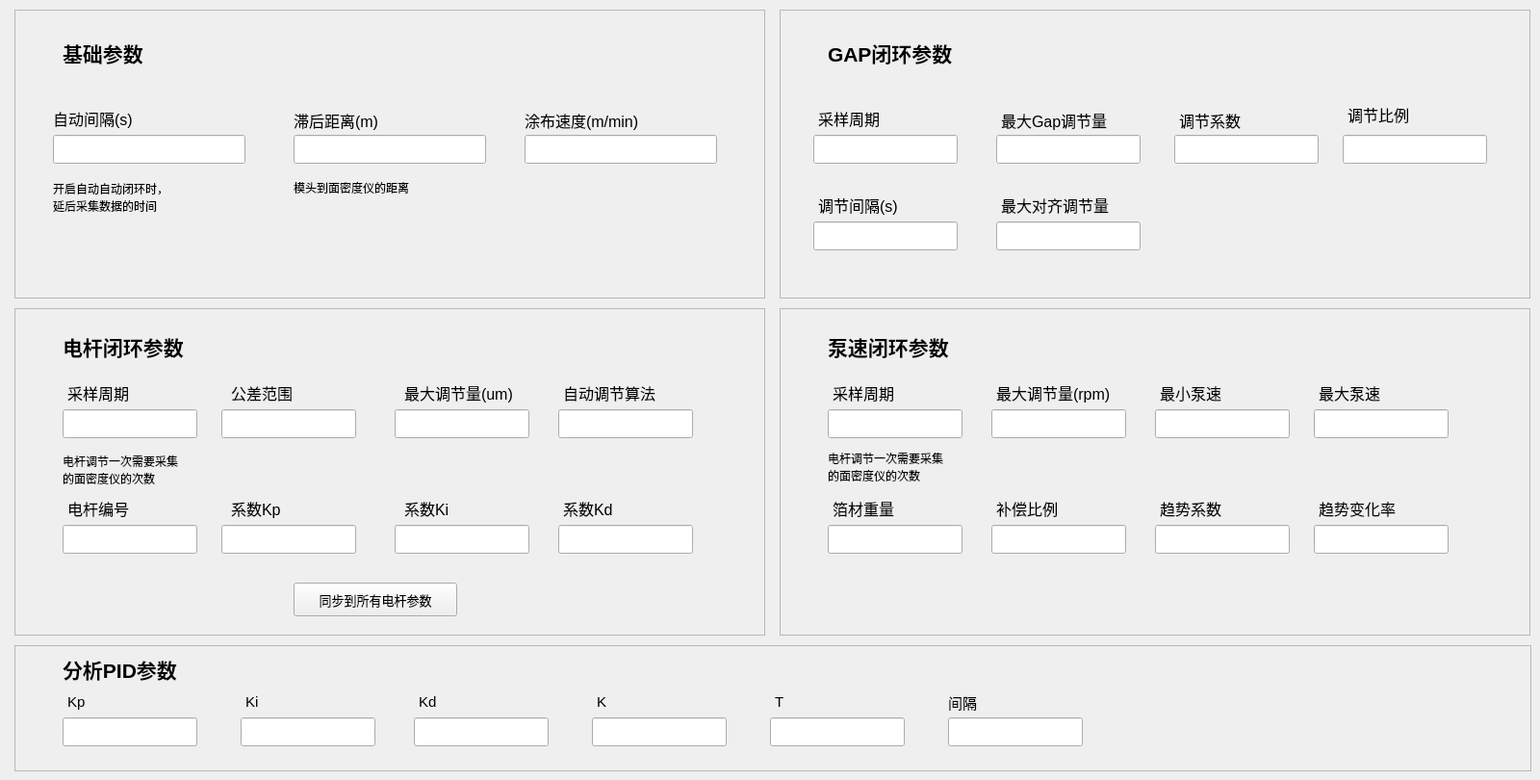
    <widget class="QWidget" name="page3">
     <widget class="QFrame" name="frame_9">
      <property name="geometry">
       <rect>
        <x>15</x>
        <y>10</y>
        <width>780</width>
        <height>300</height>
       </rect>
      </property>
      <property name="frameShape">
       <enum>QFrame::StyledPanel</enum>
      </property>
      <property name="frameShadow">
       <enum>QFrame::Raised</enum>
      </property>
      <widget class="QLabel" name="label_3">
       <property name="geometry">
        <rect>
         <x>50</x>
         <y>30</y>
         <width>120</width>
         <height>30</height>
        </rect>
       </property>
       <property name="font">
        <font>
         <family>Arial</family>
         <pointsize>16</pointsize>
         <bold>true</bold>
        </font>
       </property>
       <property name="text">
        <string>基础参数</string>
       </property>
      </widget>
      <widget class="QLabel" name="label_38">
       <property name="geometry">
        <rect>
         <x>40</x>
         <y>100</y>
         <width>150</width>
         <height>25</height>
        </rect>
       </property>
       <property name="font">
        <font>
         <pointsize>12</pointsize>
        </font>
       </property>
       <property name="text">
        <string>自动间隔(s)</string>
       </property>
      </widget>
      <widget class="QLabel" name="label_39">
       <property name="geometry">
        <rect>
         <x>290</x>
         <y>100</y>
         <width>150</width>
         <height>30</height>
        </rect>
       </property>
       <property name="font">
        <font>
         <pointsize>12</pointsize>
        </font>
       </property>
       <property name="text">
        <string>滞后距离(m)</string>
       </property>
      </widget>
      <widget class="QLabel" name="label_40">
       <property name="geometry">
        <rect>
         <x>530</x>
         <y>100</y>
         <width>150</width>
         <height>30</height>
        </rect>
       </property>
       <property name="font">
        <font>
         <pointsize>12</pointsize>
        </font>
       </property>
       <property name="text">
        <string>涂布速度(m/min)</string>
       </property>
      </widget>
      <widget class="QLineEdit" name="lineEdit_15">
       <property name="geometry">
        <rect>
         <x>40</x>
         <y>130</y>
         <width>200</width>
         <height>30</height>
        </rect>
       </property>
      </widget>
      <widget class="QLineEdit" name="lineEdit_16">
       <property name="geometry">
        <rect>
         <x>290</x>
         <y>130</y>
         <width>200</width>
         <height>30</height>
        </rect>
       </property>
      </widget>
      <widget class="QLineEdit" name="lineEdit_17">
       <property name="geometry">
        <rect>
         <x>530</x>
         <y>130</y>
         <width>200</width>
         <height>30</height>
        </rect>
       </property>
      </widget>
      <widget class="QLabel" name="label_41">
       <property name="geometry">
        <rect>
         <x>40</x>
         <y>170</y>
         <width>150</width>
         <height>50</height>
        </rect>
       </property>
       <property name="text">
        <string>开启自动自动闭环时，
延后采集数据的时间</string>
       </property>
      </widget>
      <widget class="QLabel" name="label_42">
       <property name="geometry">
        <rect>
         <x>290</x>
         <y>170</y>
         <width>150</width>
         <height>30</height>
        </rect>
       </property>
       <property name="text">
        <string>模头到面密度仪的距离</string>
       </property>
      </widget>
     </widget>
     <widget class="QFrame" name="frame_10">
      <property name="geometry">
       <rect>
        <x>810</x>
        <y>10</y>
        <width>780</width>
        <height>300</height>
       </rect>
      </property>
      <property name="frameShape">
       <enum>QFrame::StyledPanel</enum>
      </property>
      <property name="frameShadow">
       <enum>QFrame::Raised</enum>
      </property>
      <widget class="QLabel" name="label_43">
       <property name="geometry">
        <rect>
         <x>50</x>
         <y>30</y>
         <width>200</width>
         <height>30</height>
        </rect>
       </property>
       <property name="font">
        <font>
         <family>Arial</family>
         <pointsize>16</pointsize>
         <bold>true</bold>
        </font>
       </property>
       <property name="text">
        <string>GAP闭环参数</string>
       </property>
      </widget>
      <widget class="QLabel" name="label_44">
       <property name="geometry">
        <rect>
         <x>230</x>
         <y>100</y>
         <width>150</width>
         <height>30</height>
        </rect>
       </property>
       <property name="font">
        <font>
         <pointsize>12</pointsize>
        </font>
       </property>
       <property name="text">
        <string>最大Gap调节量</string>
       </property>
      </widget>
      <widget class="QLabel" name="label_45">
       <property name="geometry">
        <rect>
         <x>415</x>
         <y>100</y>
         <width>100</width>
         <height>30</height>
        </rect>
       </property>
       <property name="font">
        <font>
         <pointsize>12</pointsize>
        </font>
       </property>
       <property name="text">
        <string>调节系数</string>
       </property>
      </widget>
      <widget class="QLabel" name="label_46">
       <property name="geometry">
        <rect>
         <x>40</x>
         <y>100</y>
         <width>100</width>
         <height>25</height>
        </rect>
       </property>
       <property name="font">
        <font>
         <pointsize>12</pointsize>
        </font>
       </property>
       <property name="text">
        <string>采样周期</string>
       </property>
      </widget>
      <widget class="QLabel" name="label_47">
       <property name="geometry">
        <rect>
         <x>590</x>
         <y>100</y>
         <width>100</width>
         <height>18</height>
        </rect>
       </property>
       <property name="font">
        <font>
         <pointsize>12</pointsize>
        </font>
       </property>
       <property name="text">
        <string>调节比例</string>
       </property>
      </widget>
      <widget class="QLineEdit" name="lineEdit_21">
       <property name="geometry">
        <rect>
         <x>35</x>
         <y>130</y>
         <width>150</width>
         <height>30</height>
        </rect>
       </property>
      </widget>
      <widget class="QLineEdit" name="lineEdit_22">
       <property name="geometry">
        <rect>
         <x>225</x>
         <y>130</y>
         <width>150</width>
         <height>30</height>
        </rect>
       </property>
      </widget>
      <widget class="QLineEdit" name="lineEdit_23">
       <property name="geometry">
        <rect>
         <x>410</x>
         <y>130</y>
         <width>150</width>
         <height>30</height>
        </rect>
       </property>
      </widget>
      <widget class="QLineEdit" name="lineEdit_24">
       <property name="geometry">
        <rect>
         <x>585</x>
         <y>130</y>
         <width>150</width>
         <height>30</height>
        </rect>
       </property>
      </widget>
      <widget class="QLabel" name="label_48">
       <property name="geometry">
        <rect>
         <x>40</x>
         <y>190</y>
         <width>100</width>
         <height>25</height>
        </rect>
       </property>
       <property name="font">
        <font>
         <pointsize>12</pointsize>
        </font>
       </property>
       <property name="text">
        <string>调节间隔(s)</string>
       </property>
      </widget>
      <widget class="QLineEdit" name="lineEdit_25">
       <property name="geometry">
        <rect>
         <x>35</x>
         <y>220</y>
         <width>150</width>
         <height>30</height>
        </rect>
       </property>
      </widget>
      <widget class="QLabel" name="label_49">
       <property name="geometry">
        <rect>
         <x>230</x>
         <y>190</y>
         <width>120</width>
         <height>25</height>
        </rect>
       </property>
       <property name="font">
        <font>
         <pointsize>12</pointsize>
        </font>
       </property>
       <property name="text">
        <string>最大对齐调节量</string>
       </property>
      </widget>
      <widget class="QLineEdit" name="lineEdit_26">
       <property name="geometry">
        <rect>
         <x>225</x>
         <y>220</y>
         <width>150</width>
         <height>30</height>
        </rect>
       </property>
      </widget>
     </widget>
     <widget class="QFrame" name="frame_11">
      <property name="geometry">
       <rect>
        <x>15</x>
        <y>320</y>
        <width>780</width>
        <height>340</height>
       </rect>
      </property>
      <property name="frameShape">
       <enum>QFrame::StyledPanel</enum>
      </property>
      <property name="frameShadow">
       <enum>QFrame::Raised</enum>
      </property>
      <widget class="QLabel" name="label_50">
       <property name="geometry">
        <rect>
         <x>50</x>
         <y>25</y>
         <width>200</width>
         <height>30</height>
        </rect>
       </property>
       <property name="font">
        <font>
         <family>Arial</family>
         <pointsize>16</pointsize>
         <bold>true</bold>
        </font>
       </property>
       <property name="text">
        <string>电杆闭环参数</string>
       </property>
      </widget>
      <widget class="QLabel" name="label_53">
       <property name="geometry">
        <rect>
         <x>55</x>
         <y>75</y>
         <width>101</width>
         <height>25</height>
        </rect>
       </property>
       <property name="font">
        <font>
         <pointsize>12</pointsize>
        </font>
       </property>
       <property name="text">
        <string>采样周期</string>
       </property>
      </widget>
      <widget class="QLabel" name="label_54">
       <property name="geometry">
        <rect>
         <x>225</x>
         <y>75</y>
         <width>96</width>
         <height>25</height>
        </rect>
       </property>
       <property name="font">
        <font>
         <pointsize>12</pointsize>
        </font>
       </property>
       <property name="text">
        <string>公差范围</string>
       </property>
      </widget>
      <widget class="QLabel" name="label_55">
       <property name="geometry">
        <rect>
         <x>405</x>
         <y>75</y>
         <width>131</width>
         <height>25</height>
        </rect>
       </property>
       <property name="font">
        <font>
         <pointsize>12</pointsize>
        </font>
       </property>
       <property name="text">
        <string>最大调节量(um)</string>
       </property>
      </widget>
      <widget class="QLabel" name="label_56">
       <property name="geometry">
        <rect>
         <x>570</x>
         <y>75</y>
         <width>150</width>
         <height>25</height>
        </rect>
       </property>
       <property name="font">
        <font>
         <pointsize>12</pointsize>
        </font>
       </property>
       <property name="text">
        <string>自动调节算法</string>
       </property>
      </widget>
      <widget class="QLabel" name="label_57">
       <property name="geometry">
        <rect>
         <x>55</x>
         <y>195</y>
         <width>76</width>
         <height>25</height>
        </rect>
       </property>
       <property name="font">
        <font>
         <pointsize>12</pointsize>
        </font>
       </property>
       <property name="text">
        <string>电杆编号</string>
       </property>
      </widget>
      <widget class="QLabel" name="label_58">
       <property name="geometry">
        <rect>
         <x>225</x>
         <y>195</y>
         <width>71</width>
         <height>25</height>
        </rect>
       </property>
       <property name="font">
        <font>
         <pointsize>12</pointsize>
        </font>
       </property>
       <property name="text">
        <string>系数Kp</string>
       </property>
      </widget>
      <widget class="QLabel" name="label_59">
       <property name="geometry">
        <rect>
         <x>405</x>
         <y>195</y>
         <width>91</width>
         <height>25</height>
        </rect>
       </property>
       <property name="font">
        <font>
         <pointsize>12</pointsize>
        </font>
       </property>
       <property name="text">
        <string>系数Ki</string>
       </property>
      </widget>
      <widget class="QLabel" name="label_60">
       <property name="geometry">
        <rect>
         <x>570</x>
         <y>195</y>
         <width>71</width>
         <height>25</height>
        </rect>
       </property>
       <property name="font">
        <font>
         <pointsize>12</pointsize>
        </font>
       </property>
       <property name="text">
        <string>系数Kd</string>
       </property>
      </widget>
      <widget class="QLineEdit" name="lineEdit_27">
       <property name="geometry">
        <rect>
         <x>50</x>
         <y>105</y>
         <width>140</width>
         <height>30</height>
        </rect>
       </property>
      </widget>
      <widget class="QLineEdit" name="lineEdit_28">
       <property name="geometry">
        <rect>
         <x>215</x>
         <y>105</y>
         <width>140</width>
         <height>30</height>
        </rect>
       </property>
      </widget>
      <widget class="QLineEdit" name="lineEdit_29">
       <property name="geometry">
        <rect>
         <x>395</x>
         <y>105</y>
         <width>140</width>
         <height>30</height>
        </rect>
       </property>
      </widget>
      <widget class="QLineEdit" name="lineEdit_30">
       <property name="geometry">
        <rect>
         <x>565</x>
         <y>105</y>
         <width>140</width>
         <height>30</height>
        </rect>
       </property>
      </widget>
      <widget class="QLineEdit" name="lineEdit_31">
       <property name="geometry">
        <rect>
         <x>50</x>
         <y>225</y>
         <width>140</width>
         <height>30</height>
        </rect>
       </property>
      </widget>
      <widget class="QLineEdit" name="lineEdit_32">
       <property name="geometry">
        <rect>
         <x>215</x>
         <y>225</y>
         <width>140</width>
         <height>30</height>
        </rect>
       </property>
      </widget>
      <widget class="QLineEdit" name="lineEdit_33">
       <property name="geometry">
        <rect>
         <x>395</x>
         <y>225</y>
         <width>140</width>
         <height>30</height>
        </rect>
       </property>
      </widget>
      <widget class="QLineEdit" name="lineEdit_34">
       <property name="geometry">
        <rect>
         <x>565</x>
         <y>225</y>
         <width>140</width>
         <height>30</height>
        </rect>
       </property>
      </widget>
      <widget class="QPushButton" name="pushButton_5">
       <property name="geometry">
        <rect>
         <x>290</x>
         <y>285</y>
         <width>170</width>
         <height>35</height>
        </rect>
       </property>
       <property name="font">
        <font>
         <pointsize>10</pointsize>
        </font>
       </property>
       <property name="text">
        <string>同步到所有电杆参数</string>
       </property>
      </widget>
      <widget class="QLabel" name="label_70">
       <property name="geometry">
        <rect>
         <x>50</x>
         <y>150</y>
         <width>150</width>
         <height>35</height>
        </rect>
       </property>
       <property name="text">
        <string>电杆调节一次需要采集
的面密度仪的次数</string>
       </property>
      </widget>
     </widget>
     <widget class="QFrame" name="frame_12">
      <property name="geometry">
       <rect>
        <x>810</x>
        <y>320</y>
        <width>780</width>
        <height>340</height>
       </rect>
      </property>
      <property name="frameShape">
       <enum>QFrame::StyledPanel</enum>
      </property>
      <property name="frameShadow">
       <enum>QFrame::Raised</enum>
      </property>
      <widget class="QLabel" name="label_51">
       <property name="geometry">
        <rect>
         <x>50</x>
         <y>25</y>
         <width>200</width>
         <height>30</height>
        </rect>
       </property>
       <property name="font">
        <font>
         <family>Arial</family>
         <pointsize>16</pointsize>
         <bold>true</bold>
        </font>
       </property>
       <property name="text">
        <string>泵速闭环参数</string>
       </property>
      </widget>
      <widget class="QLabel" name="label_61">
       <property name="geometry">
        <rect>
         <x>55</x>
         <y>75</y>
         <width>101</width>
         <height>25</height>
        </rect>
       </property>
       <property name="font">
        <font>
         <pointsize>12</pointsize>
        </font>
       </property>
       <property name="text">
        <string>采样周期</string>
       </property>
      </widget>
      <widget class="QLabel" name="label_62">
       <property name="geometry">
        <rect>
         <x>225</x>
         <y>75</y>
         <width>150</width>
         <height>25</height>
        </rect>
       </property>
       <property name="font">
        <font>
         <pointsize>12</pointsize>
        </font>
       </property>
       <property name="text">
        <string>最大调节量(rpm)</string>
       </property>
      </widget>
      <widget class="QLabel" name="label_63">
       <property name="geometry">
        <rect>
         <x>395</x>
         <y>75</y>
         <width>101</width>
         <height>25</height>
        </rect>
       </property>
       <property name="font">
        <font>
         <pointsize>12</pointsize>
        </font>
       </property>
       <property name="text">
        <string>最小泵速</string>
       </property>
      </widget>
      <widget class="QLabel" name="label_64">
       <property name="geometry">
        <rect>
         <x>560</x>
         <y>75</y>
         <width>101</width>
         <height>25</height>
        </rect>
       </property>
       <property name="font">
        <font>
         <pointsize>12</pointsize>
        </font>
       </property>
       <property name="text">
        <string>最大泵速</string>
       </property>
      </widget>
      <widget class="QLabel" name="label_65">
       <property name="geometry">
        <rect>
         <x>55</x>
         <y>195</y>
         <width>101</width>
         <height>25</height>
        </rect>
       </property>
       <property name="font">
        <font>
         <pointsize>12</pointsize>
        </font>
       </property>
       <property name="text">
        <string>箔材重量</string>
       </property>
      </widget>
      <widget class="QLabel" name="label_66">
       <property name="geometry">
        <rect>
         <x>225</x>
         <y>195</y>
         <width>101</width>
         <height>25</height>
        </rect>
       </property>
       <property name="font">
        <font>
         <pointsize>12</pointsize>
        </font>
       </property>
       <property name="text">
        <string>补偿比例</string>
       </property>
      </widget>
      <widget class="QLabel" name="label_67">
       <property name="geometry">
        <rect>
         <x>395</x>
         <y>195</y>
         <width>101</width>
         <height>25</height>
        </rect>
       </property>
       <property name="font">
        <font>
         <pointsize>12</pointsize>
        </font>
       </property>
       <property name="text">
        <string>趋势系数</string>
       </property>
      </widget>
      <widget class="QLabel" name="label_68">
       <property name="geometry">
        <rect>
         <x>560</x>
         <y>195</y>
         <width>101</width>
         <height>25</height>
        </rect>
       </property>
       <property name="font">
        <font>
         <pointsize>12</pointsize>
        </font>
       </property>
       <property name="text">
        <string>趋势变化率</string>
       </property>
      </widget>
      <widget class="QLineEdit" name="lineEdit_35">
       <property name="geometry">
        <rect>
         <x>50</x>
         <y>105</y>
         <width>140</width>
         <height>30</height>
        </rect>
       </property>
      </widget>
      <widget class="QLineEdit" name="lineEdit_36">
       <property name="geometry">
        <rect>
         <x>220</x>
         <y>105</y>
         <width>140</width>
         <height>30</height>
        </rect>
       </property>
      </widget>
      <widget class="QLineEdit" name="lineEdit_37">
       <property name="geometry">
        <rect>
         <x>390</x>
         <y>105</y>
         <width>140</width>
         <height>30</height>
        </rect>
       </property>
      </widget>
      <widget class="QLineEdit" name="lineEdit_38">
       <property name="geometry">
        <rect>
         <x>555</x>
         <y>105</y>
         <width>140</width>
         <height>30</height>
        </rect>
       </property>
      </widget>
      <widget class="QLineEdit" name="lineEdit_39">
       <property name="geometry">
        <rect>
         <x>50</x>
         <y>225</y>
         <width>140</width>
         <height>30</height>
        </rect>
       </property>
      </widget>
      <widget class="QLineEdit" name="lineEdit_40">
       <property name="geometry">
        <rect>
         <x>220</x>
         <y>225</y>
         <width>140</width>
         <height>30</height>
        </rect>
       </property>
      </widget>
      <widget class="QLineEdit" name="lineEdit_41">
       <property name="geometry">
        <rect>
         <x>390</x>
         <y>225</y>
         <width>140</width>
         <height>30</height>
        </rect>
       </property>
      </widget>
      <widget class="QLineEdit" name="lineEdit_42">
       <property name="geometry">
        <rect>
         <x>555</x>
         <y>225</y>
         <width>140</width>
         <height>30</height>
        </rect>
       </property>
      </widget>
      <widget class="QLabel" name="label_69">
       <property name="geometry">
        <rect>
         <x>50</x>
         <y>150</y>
         <width>181</width>
         <height>30</height>
        </rect>
       </property>
       <property name="text">
        <string>电杆调节一次需要采集
的面密度仪的次数</string>
       </property>
      </widget>
     </widget>
     <widget class="QFrame" name="frame_13">
      <property name="geometry">
       <rect>
        <x>15</x>
        <y>670</y>
        <width>1576</width>
        <height>131</height>
       </rect>
      </property>
      <property name="frameShape">
       <enum>QFrame::StyledPanel</enum>
      </property>
      <property name="frameShadow">
       <enum>QFrame::Raised</enum>
      </property>
      <widget class="QLabel" name="label_52">
       <property name="geometry">
        <rect>
         <x>50</x>
         <y>10</y>
         <width>300</width>
         <height>30</height>
        </rect>
       </property>
       <property name="font">
        <font>
         <family>Arial</family>
         <pointsize>16</pointsize>
         <bold>true</bold>
        </font>
       </property>
       <property name="text">
        <string>分析PID参数</string>
       </property>
      </widget>
      <widget class="QLabel" name="label_71">
       <property name="geometry">
        <rect>
         <x>55</x>
         <y>50</y>
         <width>55</width>
         <height>18</height>
        </rect>
       </property>
       <property name="font">
        <font>
         <pointsize>11</pointsize>
        </font>
       </property>
       <property name="text">
        <string>Kp</string>
       </property>
      </widget>
      <widget class="QLineEdit" name="lineEdit_43">
       <property name="geometry">
        <rect>
         <x>50</x>
         <y>75</y>
         <width>140</width>
         <height>30</height>
        </rect>
       </property>
      </widget>
      <widget class="QLineEdit" name="lineEdit_44">
       <property name="geometry">
        <rect>
         <x>235</x>
         <y>75</y>
         <width>140</width>
         <height>30</height>
        </rect>
       </property>
      </widget>
      <widget class="QLabel" name="label_72">
       <property name="geometry">
        <rect>
         <x>240</x>
         <y>50</y>
         <width>55</width>
         <height>18</height>
        </rect>
       </property>
       <property name="font">
        <font>
         <pointsize>11</pointsize>
        </font>
       </property>
       <property name="text">
        <string>Ki</string>
       </property>
      </widget>
      <widget class="QLineEdit" name="lineEdit_45">
       <property name="geometry">
        <rect>
         <x>415</x>
         <y>75</y>
         <width>140</width>
         <height>30</height>
        </rect>
       </property>
      </widget>
      <widget class="QLabel" name="label_73">
       <property name="geometry">
        <rect>
         <x>420</x>
         <y>50</y>
         <width>55</width>
         <height>18</height>
        </rect>
       </property>
       <property name="font">
        <font>
         <pointsize>11</pointsize>
        </font>
       </property>
       <property name="text">
        <string>Kd</string>
       </property>
      </widget>
      <widget class="QLineEdit" name="lineEdit_46">
       <property name="geometry">
        <rect>
         <x>600</x>
         <y>75</y>
         <width>140</width>
         <height>30</height>
        </rect>
       </property>
      </widget>
      <widget class="QLabel" name="label_74">
       <property name="geometry">
        <rect>
         <x>605</x>
         <y>50</y>
         <width>55</width>
         <height>18</height>
        </rect>
       </property>
       <property name="font">
        <font>
         <pointsize>11</pointsize>
        </font>
       </property>
       <property name="text">
        <string>K</string>
       </property>
      </widget>
      <widget class="QLabel" name="label_75">
       <property name="geometry">
        <rect>
         <x>790</x>
         <y>50</y>
         <width>55</width>
         <height>18</height>
        </rect>
       </property>
       <property name="font">
        <font>
         <pointsize>11</pointsize>
        </font>
       </property>
       <property name="text">
        <string>T</string>
       </property>
      </widget>
      <widget class="QLineEdit" name="lineEdit_47">
       <property name="geometry">
        <rect>
         <x>785</x>
         <y>75</y>
         <width>140</width>
         <height>30</height>
        </rect>
       </property>
      </widget>
      <widget class="QLabel" name="label_76">
       <property name="geometry">
        <rect>
         <x>970</x>
         <y>50</y>
         <width>55</width>
         <height>18</height>
        </rect>
       </property>
       <property name="font">
        <font>
         <pointsize>11</pointsize>
        </font>
       </property>
       <property name="text">
        <string>间隔</string>
       </property>
      </widget>
      <widget class="QLineEdit" name="lineEdit_48">
       <property name="geometry">
        <rect>
         <x>970</x>
         <y>75</y>
         <width>140</width>
         <height>30</height>
        </rect>
       </property>
      </widget>
     </widget>
    </widget>
